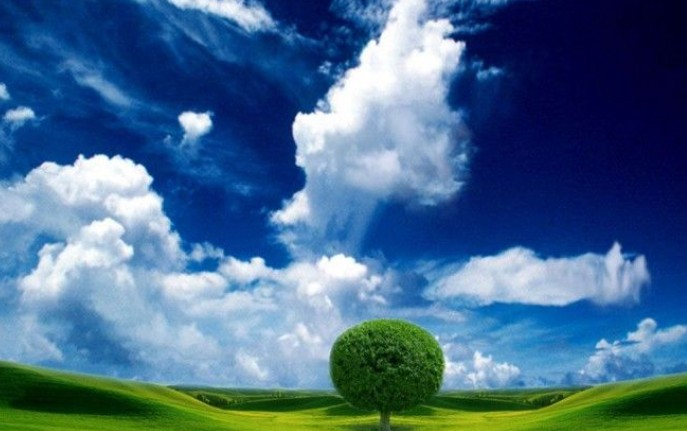
#> input picture 05_Image_Enhancement_and_Filtering/source.jpg, 687 x 431 px
$ jupyter execute 27_Performing_Histogram_Equalization.ipynb
#> lines starting #> are read from the running program, lines starting #| are printed output that depends on the picture
[cell 1]
# ===================== IMPORT PACKAGES =====================

# Syntax:
# import module_name
# Purpose: Imports OpenCV library for image processing.
import cv2

# Syntax:
# import module_name as alias_name
# Purpose: Imports matplotlib for displaying images.
import matplotlib.pyplot as plt


# ===================== READ IMAGE =====================

# Syntax:
# variable = cv2.imread("image_path")

# Parameter:
# "image_path" -> Name or location of the image file.

# Return Value:
# Returns the image as a NumPy array.
# Returns None if the image is not found.

src = cv2.imread("source.jpg")
#> src is the input picture: shape (431, 687, 3); mean B, G, R 139.7, 106, 69.9


# Check whether the image is loaded successfully.
if src is None:
    print("Error: Cannot find 'source.jpg'")

else:

    # ===================== CONVERT TO GRAYSCALE =====================

    # Syntax:
    # output = cv2.cvtColor(src, code)

    # Parameters:
    # src  -> Input image.
    # code -> Type of color conversion.

    # Here:
    # cv2.COLOR_BGR2GRAY converts the image
    # from BGR format to Grayscale.

    src = cv2.cvtColor(src, cv2.COLOR_BGR2GRAY)
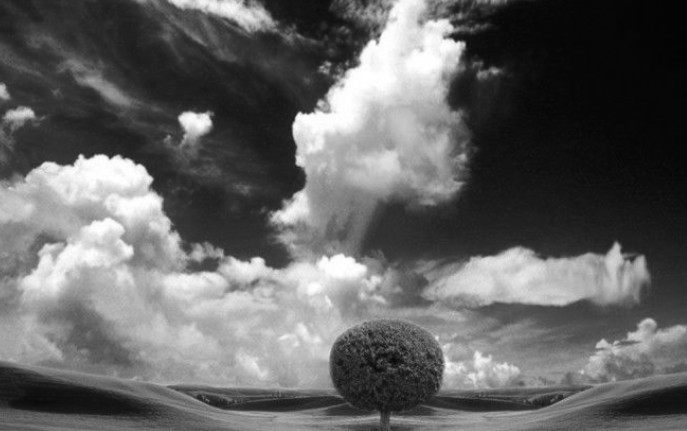
#> src: shape (431, 687); min 4, max 255, mean 99


    # ===================== HISTOGRAM EQUALIZATION =====================

    # Syntax:
    # output = cv2.equalizeHist(src)

    # Parameter:
    # src -> Input grayscale image.

    # Return Value:
    # Returns the histogram equalized image.

    # Purpose:
    # Improves the contrast of the image by redistributing
    # the pixel intensity values.

    src_eqlzd = cv2.equalizeHist(src)
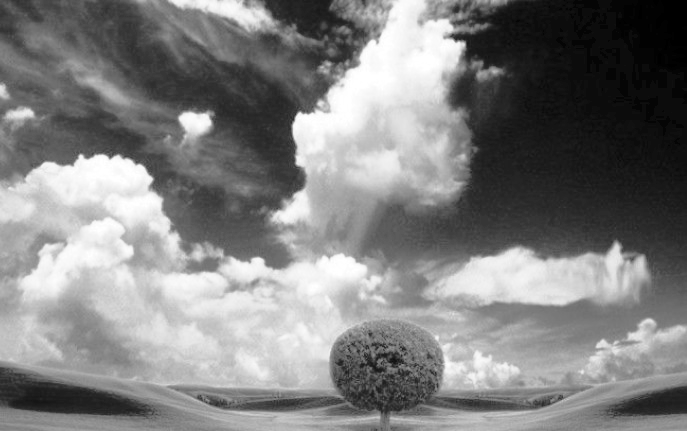
#> src_eqlzd: shape (431, 687); min 0, max 255, mean 127.6


    # ===================== DISPLAY ORIGINAL IMAGE =====================

    # Syntax:
    # plt.figure(number)
    # Creates a new figure window.

    plt.figure(0)

    # Syntax:
    # plt.imshow(image, cmap='gray')

    # Parameters:
    # image -> Image to display.
    # cmap  -> Color map ('gray' for grayscale images).

    plt.imshow(src, cmap='gray')

    # Syntax:
    # plt.title("Title")
    plt.title("Original Grayscale Image")

    # Removes x-axis and y-axis.
    plt.axis('off')


    # ===================== DISPLAY EQUALIZED IMAGE =====================

    plt.figure(1)
    plt.imshow(src_eqlzd, cmap='gray')
    plt.title("Histogram Equalized Image")
    plt.axis('off')


    # ===================== DISPLAY BOTH FIGURES =====================

    # Syntax:
    # plt.show()

    # Purpose:
    # Displays all figure windows.

    plt.show()
